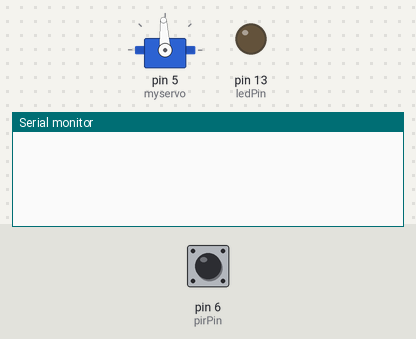
This sketch was run on a simulated Arduino Uno, built with avr-gcc and run on an emulated ATmega328P. Shown: servo, output pins drawn as LEDs (lit = HIGH), the last lines printed to the serial monitor. Inputs (shaded band) come from the test bench; at power-on: pin 6 (pirPin) LOW.

Above: at 1.2 s.
1.3 s: pin 6 (pirPin) driven HIGH
At 2.5 s:
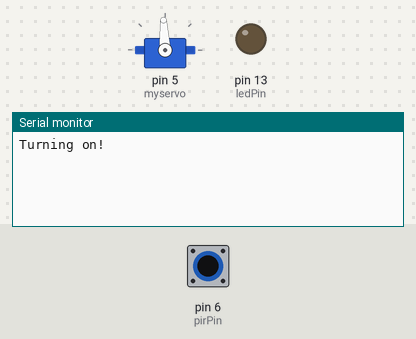
2.8 s: pin 6 (pirPin) driven LOW
At 3.6 s:
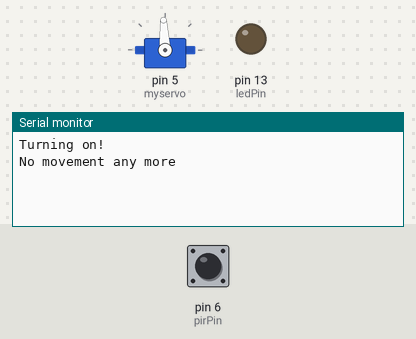
4.3 s: pin 6 (pirPin) pulsed HIGH 2 times (0.12 s each, 0.3 s apart)
At 4.42 s:
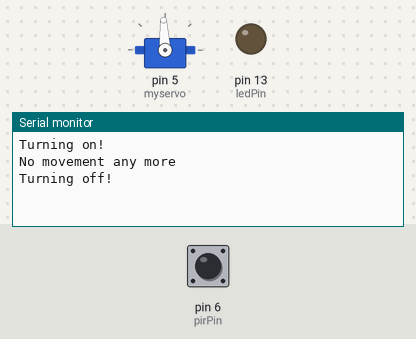

Measured:
- after the input at 1.3 s, the serial monitor: prints a new line at once (image 1)
- after the input at 2.8 s, the serial monitor: prints a new line at once (image 2)
- after the input at 4.3 s, the serial monitor: prints a new line at once (image 3)

The sketch:

task2_p4.ino
```cpp
#include <Servo.h>

Servo myservo;

const int pirPin = 6;         // passive infrared sensor pin
int state = 0;
int previous_work = 0;
int ledState = LOW;
int kiirus = 1500;
const int ledPin =  LED_BUILTIN;
unsigned long previousMillis = 0;
const long interval = 1000;
// 0 - no motion, 1 - motion detected

void setup(){
  Serial.begin(9600);         // initialize serial with 9600 baud rate
  pinMode(pirPin, INPUT);
  pinMode(ledPin, OUTPUT);
  myservo.attach(5);
  myservo.writeMicroseconds(1500);// set pin #5 as an input from PIR


}

void loop(){
  if (Serial.available() > 0) {
    int a = Serial.parseInt();
    if (a >= 1400 and a <=1600) {
      kiirus  = a;
      Serial.println(kiirus);
    }}


  if(digitalRead(pirPin) == HIGH  &&  state == 0 &&  previous_work == 0){
    myservo.writeMicroseconds(kiirus);
    Serial.println("Turning on!");
    state = 1;
    previous_work = 1;


    }


  else if(digitalRead(pirPin) == HIGH  &&  state == 0 &&  previous_work == 1){
  Serial.println("Turning off!");
    myservo.writeMicroseconds(1500);
    state = 1;
    previous_work = 0;
  }


  if(digitalRead(pirPin) == LOW  &&  state == 1 ){
    Serial.println("No movement any more");
    state = 0;
  }


}
```
